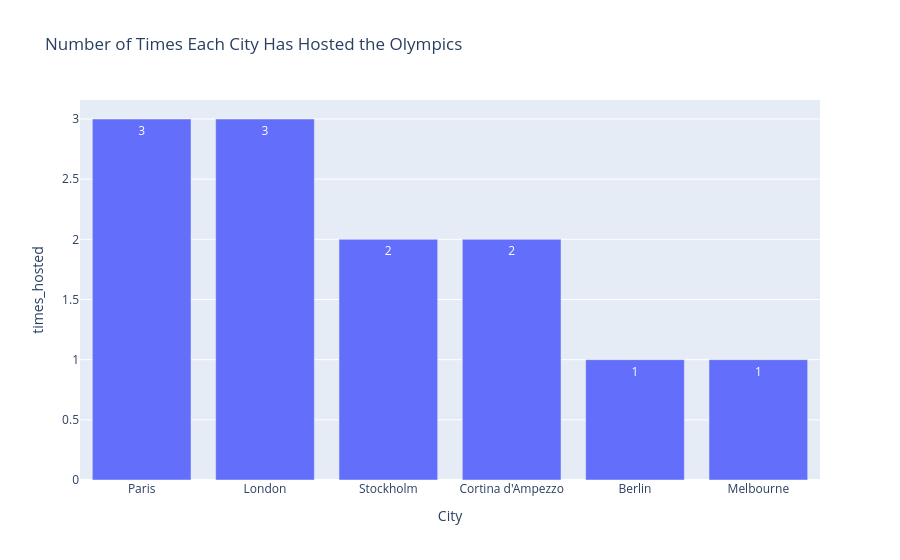

Notebook code cell kept with this figure:
### Markdown cell above
### Q5: Number of times specific cities have hosted the Olympics
Cities: London, Stockholm, Cortina d'Ampezzo, Melbourne, Berlin, Paris

### Code cell
target_cities = ['London', 'Stockholm', "Cortina d'Ampezzo", 'Melbourne', 'Berlin', 'Paris']

cities_docs = list(cities_collection.find({}, {'_id': 0, 'City': 1}))
all_city_names = []
for doc in cities_docs:
    for name in doc['City'].split(', '):
        all_city_names.append(name)

city_series = pd.Series(all_city_names)
host_counts = city_series[city_series.isin(target_cities)].value_counts().reset_index()
host_counts.columns = ['City', 'times_hosted']
print(host_counts)

fig_q5 = px.bar(host_counts, x='City', y='times_hosted', text='times_hosted',
                title='Number of Times Each City Has Hosted the Olympics')
fig_q5.show()

### Figure 1 — Plotly figure (JSON) as saved in the notebook; plotly's stock layout.template omitted (floating-point values rounded to 4 significant figures)
{"data": [{"hovertemplate": "City=%{x}<br>times_hosted=%{text}<extra></extra>", "legendgroup": "", "marker": {"color": "#636efa", "pattern": {"shape": ""}}, "name": "", "orientation": "v", "showlegend": false, "text": [3.0, 3.0, 2.0, 2.0, 1.0, 1.0], "textposition": "auto", "type": "bar", "x": ["Paris", "London", "Stockholm", "Cortina d'Ampezzo", "Berlin", "Melbourne"], "xaxis": "x", "y": [3, 3, 2, 2, 1, 1], "yaxis": "y"}], "layout": {"barmode": "relative", "legend": {"tracegroupgap": 0}, "title": {"text": "Number of Times Each City Has Hosted the Olympics"}, "xaxis": {"anchor": "y", "domain": [0, 1], "title": {"text": "City"}}, "yaxis": {"anchor": "x", "domain": [0, 1], "title": {"text": "times_hosted"}}}}
